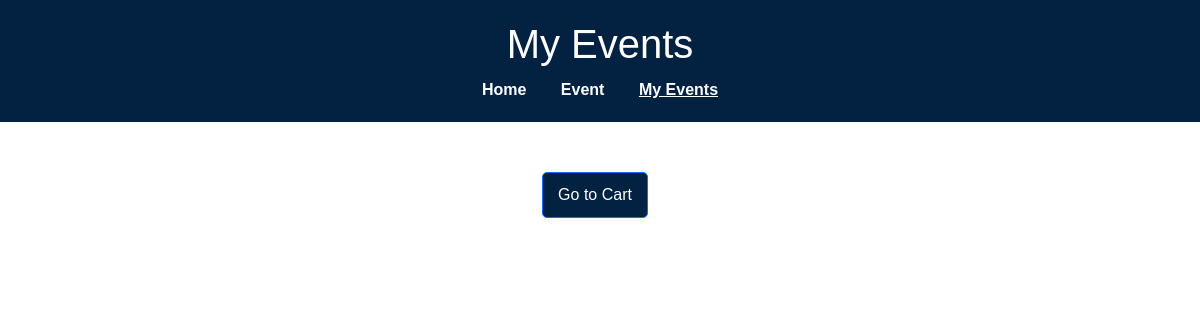
Before: /my-events with the older database file.
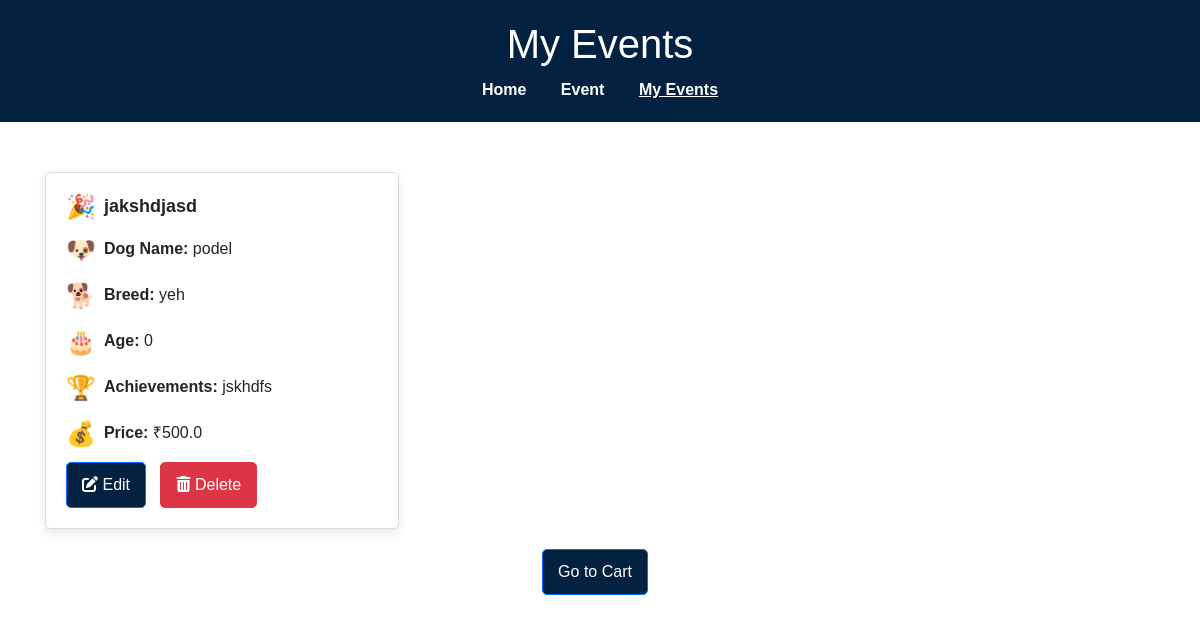
After: the same page with the newer database file.
### app.py (models this page shows, shortened)
class Registration(db.Model):
    id = db.Column(db.String(10), primary_key=True, default=generate_dog_id)
    event_id = db.Column(db.Integer, db.ForeignKey('event.id'))
    competition_name = db.Column(db.String(100), nullable=False)
    dog_name = db.Column(db.String(100), nullable=False)
    breed = db.Column(db.String(100), nullable=False)
    age = db.Column(db.Integer, nullable=False)
    achievements = db.Column(db.Text, nullable=True)
    status = db.Column(db.String(20), nullable=False, default='Pending')  # Added status
    event = db.relationship('Event', backref='registrations')

class Event(db.Model):
    id = db.Column(db.Integer, primary_key=True)
    name = db.Column(db.String(100), nullable=False)
    description = db.Column(db.Text, nullable=True)
    price = db.Column(db.Float, nullable=False)
    date = db.Column(db.Date, nullable=False)
    venue = db.Column(db.String(150), nullable=False)
    image = db.Column(db.String(200), nullable=False)  # Store the image path

### app.py (the view)
@app.route('/my-events')
def my_events():
    today = date.today()
    events = Event.query.all()
    registrations = Registration.query.all()
    carts=Cart.query.all()
    for registration in registrations:
        event_date = registration.event.date
        registration.event.is_active = event_date >= today
    return render_template('my_events.html', registrations=registrations, events=events,carts=carts)

### app.py (called while the page is built)
@app.before_request
def ensure_fresh_session():
    if not session.get('initialized'):
        session.clear()
        session['initialized'] = True

### templates/my_events.html (shortened to what this page needs)
<!DOCTYPE html>
<html lang="en">
<head>
    <link href="https://cdn.jsdelivr.net/npm/bootstrap@5.3.0-alpha1/dist/css/bootstrap.min.css" rel="stylesheet">
    <link href="https://cdnjs.cloudflare.com/ajax/libs/font-awesome/6.0.0-beta3/css/all.min.css" rel="stylesheet">
</head>
<body>
    <header>
        <h1>My Events</h1>
        <nav>
            <a href="/">Home</a>
            <a href="{{ url_for('competition_page') }}">Event</a>
            <a href="/my-events" class="active">My Events</a>
        </nav>
    </header>
    <div class="container">
        <div class="row">
            {% for registration in registrations %}
            <div class="col-md-4">
                <div class="card">
                    <div class="card-body">
                        <h5 class="card-title"><span class="event-icon">🎉</span>{{ registration.competition_name }}</h5>
                        <p class="card-text"><span class="event-icon">🐶</span><strong>Dog Name:</strong> {{ registration.dog_name }}</p>
                        <p class="card-text"><span class="event-icon">🐕</span><strong>Breed:</strong> {{ registration.breed }}</p>
                        <p class="card-text"><span class="event-icon">🎂</span><strong>Age:</strong> {{ registration.age }}</p>
                        {% if registration.achievements %}
                        <p class="card-text"><span class="event-icon">🏆</span><strong>Achievements:</strong> {{ registration.achievements }}</p>
                        {% endif %}
                        <p class="card-text"><span class="event-icon">💰</span><strong>Price:</strong> ₹{{ registration.event.price }}</p>
                        <a href="/edit/{{ registration.id }}" class="btn btn-primary">
                            <i class="fas fa-edit"></i> Edit
                        </a>
                        <a href="/delete/{{ registration.id }}" class="btn btn-danger" onclick="return confirm('Are you sure you want to delete this registration?');">
                            <i class="fas fa-trash-alt"></i> Delete
                        </a>
                    </div>
                </div>
            </div>
            {% endfor %}
        </div>
        <div class="text-center">
            <a href="{{ url_for('cart_event') }}" class="btn btn-primary">Go to Cart</a>
        </div>
    </div>
</body>
</html>

### templates/my_events.html (style rules this page uses)
body, h1, h5, p { margin: 0; padding: 0; font-family: Arial, sans-serif; }
header { background-color: #032241; color: white; padding: 20px; text-align: center; }
header nav { margin-top: 10px; }
header nav a { color: white; margin: 0 15px; text-decoration: none; font-weight: bold; }
header nav a.active { text-decoration: underline; }
.container { margin-top: 50px; padding: 0 15px; }
.card { border: 1px solid #ddd; border-radius: 5px; box-shadow: 0 4px 8px rgba(0, 0, 0, 0.1); margin-bottom: 20px; }
.card-body { padding: 20px; }
.card-title { font-size: 18px; font-weight: bold; margin-bottom: 10px; }
.card-text { margin-bottom: 10px; }
.btn { padding: 10px 15px; border-radius: 5px; text-decoration: none; margin-right: 10px; cursor: pointer; }
.btn-primary { background-color: #032241; color: white; }
.btn-danger { background-color: #dc3545; color: white; }
.event-icon { font-size: 1.5rem; vertical-align: middle; margin-right: 8px; }

Changed rows visible on the page:
added Registration: competition_name "jakshdjasd", dog_name "podel", breed "yeh", age "0", achievements "jskhdfs", event.price "500.0"
